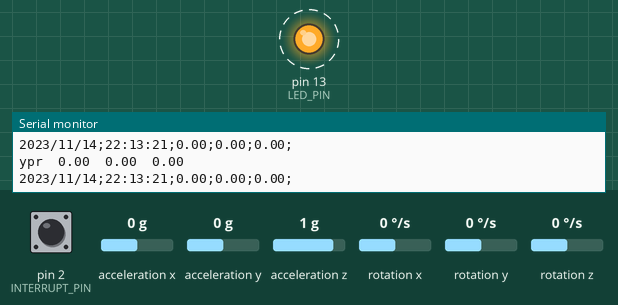
The sketch below on a simulated Arduino Nano, built with avr-gcc and run on an emulated ATmega328P. Shown: output pins drawn as LEDs (lit = HIGH), the last lines printed to the serial monitor. Dashed ring = blinking. The inputs (shaded band) are chosen by the test bench; at power-on: acceleration x 0 g, acceleration y 0 g, acceleration z 1 g, pin 2 (INTERRUPT_PIN) LOW, rotation x 0 °/s, rotation y 0 °/s, rotation z 0 °/s. The local clock reads 2024-03-15 10:24:30 at power-on unless the sketch sets it; the sensor or clock chip raises its interrupt line as the real part does.

Above: at 1.78 s.
1.8 s: acceleration x set to -1.4 g
7.8 s: acceleration y set to -1.4 g
At 7.8 s:
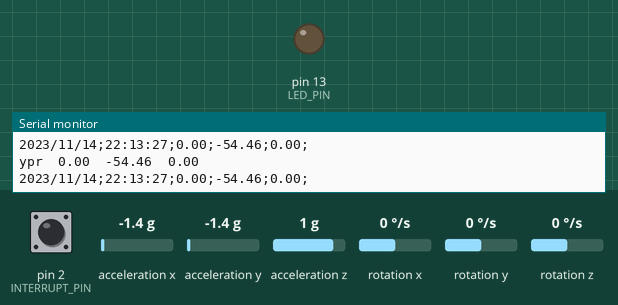
16.8 s: acceleration z set to -1.4 g
Timing chart, 0 to 20.8 s (numbered marks = the images above; inputs shaded):
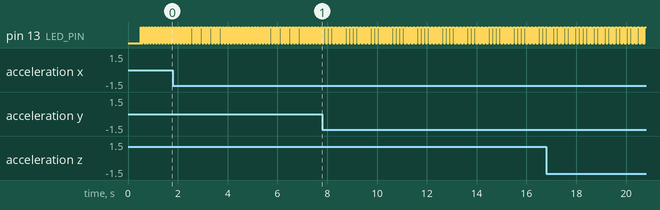

Measured:
- by itself, pin 13 (LED_PIN): alternates HIGH for 0.07 s and LOW for 0.07 s

The sketch:

program.ino
```cpp
//====================================================
// Ingineering Project | TPS x Alcatel Lucent | 2023 |
//====================================================


/*====================================================
  This files contains the code that should be flashed
  on an Arduino Nano in order to collect road data.
  ====================================================*/

// Libraries =========================================

#include "I2Cdev.h"
#include "MPU6050_6Axis_MotionApps20.h"
#if I2CDEV_IMPLEMENTATION == I2CDEV_ARDUINO_WIRE
#include "Wire.h"
#endif

#include <SoftwareSerial.h>
#include <Wire.h>
#include <Adafruit_Sensor.h>
#include <Adafruit_HMC5883_U.h>

#include <SPI.h>
#include <SD.h>

#include <Wire.h>
#include <TimeLib.h>
#include <DS1307RTC.h>

// RTC ===============================================
tmElements_t tm;
const char *monthName[12] = {
  "Jan", "Feb", "Mar", "Apr", "May", "Jun",
  "Jul", "Aug", "Sep", "Oct", "Nov", "Dec"
};

bool getTime(const char *str)
{
  int Hour, Min, Sec;

  if (sscanf(str, "%d:%d:%d", &Hour, &Min, &Sec) != 3) return false;
  tm.Hour = Hour;
  tm.Minute = Min;
  tm.Second = Sec;
  return true;
}

bool getDate(const char *str)
{
  char Month[12];
  int Day, Year;
  uint8_t monthIndex;

  if (sscanf(str, "%s %d %d", Month, &Day, &Year) != 3) return false;
  for (monthIndex = 0; monthIndex < 12; monthIndex++) {
    if (strcmp(Month, monthName[monthIndex]) == 0) break;
  }
  if (monthIndex >= 12) return false;
  tm.Day = Day;
  tm.Month = monthIndex + 1;
  tm.Year = CalendarYrToTm(Year);
  return true;
}

// GPS ================================================
#define swsTX 5
#define swsRX 4
SoftwareSerial GPS(swsTX, swsRX);
//Adafruit_HMC5883_Unified mag = Adafruit_HMC5883_Unified(12345);

/*void displaySensorDetails(void)
  {
  sensor_t sensor;
  mag.getSensor(&sensor);
  Serial.println("------------------------------------");
  Serial.print  ("Sensor:       "); Serial.println(sensor.name);
  Serial.print  ("Driver Ver:   "); Serial.println(sensor.version);
  Serial.print  ("Unique ID:    "); Serial.println(sensor.sensor_id);
  Serial.print  ("Max Value:    "); Serial.print(sensor.max_value); Serial.println(" uT");
  Serial.print  ("Min Value:    "); Serial.print(sensor.min_value); Serial.println(" uT");
  Serial.print  ("Resolution:   "); Serial.print(sensor.resolution); Serial.println(" uT");
  Serial.println("------------------------------------");
  Serial.println("");
  delay(500);
  }*/

// IMU ===============================================
/*====================================================
  NOTE: In addition to connection 5v, GND, SDA, and
  SCL, this sketch depends on the MPU-6050's INT pin
  being connected to the Arduino's external interrupt
  #0 pin.
  On the Arduino Nano, this is digital I/O pin 2.
  ====================================================*/

MPU6050 mpu; // Default adresses: AD0 low = 0x68, AD0 high = 0x69
#define INTERRUPT_PIN 2
#define LED_PIN 13
bool blinkState = false;
// MPU control/status vars
bool dmpReady = false;  // set true if DMP init was successful
uint8_t mpuIntStatus;   // holds actual interrupt status byte from MPU
uint8_t devStatus;      // return status after each device operation (0 = success, !0 = error)
uint16_t packetSize;    // expected DMP packet size (default is 42 bytes)
uint16_t fifoCount;     // count of all bytes currently in FIFO
uint8_t fifoBuffer[64]; // FIFO storage buffer
// Orientation/motion vars
Quaternion q;           // [w, x, y, z]         quaternion container
VectorInt16 aa;         // [x, y, z]            accel sensor measurements
VectorInt16 aaReal;     // [x, y, z]            gravity-free accel sensor measurements
VectorInt16 aaWorld;    // [x, y, z]            world-frame accel sensor measurements
VectorFloat gravity;    // [x, y, z]            gravity vector
float euler[3];         // [psi, theta, phi]    Euler angle container
float ypr[3];           // [yaw, pitch, roll]   yaw/pitch/roll container and gravity vector
// Interruption detection routine
volatile bool mpuInterrupt = false; // indicates whether MPU interrupt pin has gone high
void dmpDataReady() {
  mpuInterrupt = true;
}
// Output
//#define OUTPUT_READABLE_QUATERNION // quaternion components
//#define OUTPUT_READABLE_EULER // Euler angles (in degree) (http://en.wikipedia.org/wiki/Gimbal_lock)
#define OUTPUT_READABLE_YAWPITCHROLL // Yaw/Pitch/Roll angles (in degree, also requires gravity vector calculations) (http://en.wikipedia.org/wiki/Gimbal_lock)
//#define OUTPUT_READABLE_REALACCEL // Acceleration components with gravity removed (not compensadted for orientation)
//#define OUTPUT_READABLE_WORLDACCEL // Acceleration components with gravity removed and adjusted for the world frame of reference (yaw is relative to initial orientation, since no magnetometer is present in this case)

// Button =============================================
const int buttonPin = 2; // Maybe 2 is not compatible with IMU
int buttonState = 0;
int previousButtonState = 0;

// SD Card ============================================
File dataFile;
#define CS 10
int recordingState = 0; // 0 => not using the SD card

//====================================================
// Initial Set-up ====================================
//====================================================

void setup() {
  // I2C Bus ======================================
  // Join I2C bus (I2Cdev library doesn't do this automatically)
#if I2CDEV_IMPLEMENTATION == I2CDEV_ARDUINO_WIRE
  Wire.begin();
  Wire.setClock(400000); // 400kHz I2C clock. Comment this line if having compilation difficulties
#elif I2CDEV_IMPLEMENTATION == I2CDEV_BUILTIN_FASTWIRE
  Fastwire::setup(400, true);
#endif

  // Serial ========================================
  Serial.begin(9600);
  // Serial.begin(115200);
  while (!Serial) {
    ; // wait for serial port to connect. Needed for native USB port only
  }

  // RTC ===========================================
  bool parse = false;
  bool config = false;
  // Get the date and time
  if (getDate(__DATE__) && getTime(__TIME__)) {
    parse = true;
    // Configure RTC
    if (RTC.write(tm)) {
      config = true;
    }
  }
  if (!(parse && config)) {
    Serial.println("ERROR: RTC");
  }

  // GPS ===========================================
  // GPS
  GPS.begin(9600);
  // Magnetometer
  /*if (!mag.begin())
  {
    Serial.println("ERROR: magnetometer");
    while (1);
  }
  // displaySensorDetails();*/

  // IMU ===========================================
  // Initialize device
  mpu.initialize();
  pinMode(INTERRUPT_PIN, INPUT);
  if (!mpu.testConnection()) {
    Serial.println("ERROR: IMU");
  }

  // Wait for ready (BUTTON IN THE FUTURE) =========
  /*Serial.println(F("\nSend any character to begin DMP programming and demo: "));
    while (Serial.available() && Serial.read()); // empty buffer
    while (!Serial.available());                 // wait for data
    while (Serial.available() && Serial.read()); // empty buffer again*/

  // DMP (Digital Motion Processor) from IMU =======
  // Load DMP
  devStatus = mpu.dmpInitialize();
  // Configure with your own gyro offsets here, scaled for min sensitivity
  mpu.setXGyroOffset(220);
  mpu.setYGyroOffset(76);
  mpu.setZGyroOffset(-85);
  mpu.setZAccelOffset(1788); // 1688 factory default for my test chip
  // Working test (0 => OK)
  if (devStatus == 0) {
    // Calibration Time: generate offsets and calibrate our MPU6050
    // mpu.CalibrateAccel(6); // ???
    mpu.CalibrateGyro(6);
    mpu.PrintActiveOffsets();
    // Turn on the DMP
    mpu.setDMPEnabled(true);
    // Enable Arduino interrupt detection
    /*Serial.print("Enabling interrupt detection (Arduino external interrupt ");
    Serial.print(digitalPinToInterrupt(INTERRUPT_PIN));
    Serial.println(")");*/
    attachInterrupt(digitalPinToInterrupt(INTERRUPT_PIN), dmpDataReady, RISING);
    mpuIntStatus = mpu.getIntStatus();
    // Set DMP Ready flag
    dmpReady = true;
    // Get expected DMP packet size for later comparison
    packetSize = mpu.dmpGetFIFOPacketSize();
  } else {
    // ERROR!
    // 1 = initial memory load failed
    // 2 = DMP configuration updates failed
    // (if it's going to break, usually the code will be 1)
    Serial.print("ERROR: DMP (code ");
    Serial.print(devStatus);
    Serial.println(")");
  }
  // configure LED for output
  pinMode(LED_PIN, OUTPUT);

  // Button ========================================
  pinMode(buttonPin, INPUT);

  // SD Card =======================================
  /*if (!SD.begin(CS)) {
    Serial.println(F("ERROR: SD Card initialization failed");
    while (1);
    }
    Serial.println(F("SD Card connexion successful"));*/

  Serial.println("= OK =");
}

//====================================================
// Main Program ======================================
//====================================================

void loop() {
  // If initialisation failed... ===================
  if (!dmpReady) return;

  String dataString = "";

  // RTC ===========================================
  if (RTC.read(tm)) {
    dataString += tmYearToCalendar(tm.Year);
    dataString += "/";
    dataString += String(tm.Month);
    dataString += "/";
    dataString += String(tm.Day);
    dataString += ";";
    dataString += String(tm.Hour);
    dataString += ":";
    dataString += String(tm.Minute);
    dataString += ":";
    dataString += String(tm.Second);
    dataString += ";";
  } else {
    if (RTC.chipPresent()) {
      Serial.println(F("ERROR: RTC stopped"));
    } else {
      Serial.println(F("ERROR: RTC disconnected"));
    }
  }

  // GPS ===========================================
  if (GPS.available() > 0) {
    dataString += String(GPS.read());
    dataString += ";";
  }
  // Get a new sensor event
  /*sensors_event_t event;
  mag.getEvent(&event);*/

  // Display the results (magnetic vector values are in micro-Tesla (uT))
  /*Serial.print("X: "); Serial.print(event.magnetic.x); Serial.print("  ");
    Serial.print("Y: "); Serial.print(event.magnetic.y); Serial.print("  ");
    Serial.print("Z: "); Serial.print(event.magnetic.z); Serial.print("  "); Serial.println("uT");*/

  // Compute heading angle (taking into account the declination angle)
  /*float heading = atan2(event.magnetic.y, event.magnetic.x);
  float declinationAngle = (2.5333 * M_PI) / 180;
  heading += declinationAngle;
  if (heading < 0)
    heading += 2 * PI;
  if (heading > 2 * PI)
    heading -= 2 * PI;
  float headingDegrees = heading * 180 / M_PI;
  dataString += String(headingDegrees);
  dataString += ";";*/

  // IMU ===========================================
  // Read the latest packet from FIFO
  if (mpu.dmpGetCurrentFIFOPacket(fifoBuffer)) {
#ifdef OUTPUT_READABLE_QUATERNION
    // Display quaternion values in easy matrix form: w x y z
    mpu.dmpGetQuaternion(&q, fifoBuffer);
    Serial.print("quat\t");
    Serial.print(q.w);
    Serial.print("\t");
    Serial.print(q.x);
    Serial.print("\t");
    Serial.print(q.y);
    Serial.print("\t");
    Serial.println(q.z);
#endif

#ifdef OUTPUT_READABLE_EULER
    // Display Euler angles in degrees
    mpu.dmpGetQuaternion(&q, fifoBuffer);
    mpu.dmpGetEuler(euler, &q);
    Serial.print("euler\t");
    Serial.print(euler[0] * 180 / M_PI);
    Serial.print("\t");
    Serial.print(euler[1] * 180 / M_PI);
    Serial.print("\t");
    Serial.println(euler[2] * 180 / M_PI);
#endif

#ifdef OUTPUT_READABLE_YAWPITCHROLL
    // Display Euler angles in degrees
    mpu.dmpGetQuaternion(&q, fifoBuffer);
    mpu.dmpGetGravity(&gravity, &q);
    mpu.dmpGetYawPitchRoll(ypr, &q, &gravity);
    Serial.print("ypr\t");
    Serial.print(ypr[0] * 180 / M_PI);
    dataString += String(ypr[0] * 180 / M_PI);
    dataString += ";";
    Serial.print("\t");
    Serial.print(ypr[1] * 180 / M_PI);
    dataString += String(ypr[1] * 180 / M_PI);
    dataString += ";";
    Serial.print("\t");
    Serial.println(ypr[2] * 180 / M_PI);
    dataString += String(ypr[2] * 180 / M_PI);
    dataString += ";";
#endif

#ifdef OUTPUT_READABLE_REALACCEL
    // Display real acceleration, adjusted to remove gravity
    mpu.dmpGetQuaternion(&q, fifoBuffer);
    mpu.dmpGetAccel(&aa, fifoBuffer);
    mpu.dmpGetGravity(&gravity, &q);
    mpu.dmpGetLinearAccel(&aaReal, &aa, &gravity);
    Serial.print("areal\t");
    Serial.print(aaReal.x);
    Serial.print("\t");
    Serial.print(aaReal.y);
    Serial.print("\t");
    Serial.println(aaReal.z);
#endif

#ifdef OUTPUT_READABLE_WORLDACCEL
    // Display initial world-frame acceleration, adjusted to remove gravity
    // and rotated based on known orientation from quaternion
    mpu.dmpGetQuaternion(&q, fifoBuffer);
    mpu.dmpGetAccel(&aa, fifoBuffer);
    mpu.dmpGetGravity(&gravity, &q);
    mpu.dmpGetLinearAccel(&aaReal, &aa, &gravity);
    mpu.dmpGetLinearAccelInWorld(&aaWorld, &aaReal, &q);
    Serial.print("aworld\t");
    Serial.print(aaWorld.x);
    Serial.print("\t");
    Serial.print(aaWorld.y);
    Serial.print("\t");
    Serial.println(aaWorld.z);
#endif

    // Blink LED to indicate activity
    blinkState = !blinkState;
    digitalWrite(LED_PIN, blinkState);
  }

  // Button ========================================
  buttonState = digitalRead(buttonPin);
  if (buttonState != previousButtonState) {
    if (buttonState == LOW) { // The button went from on to off (released)
      recordingState = (recordingState == 0); // Change recordingState
      Serial.println("BUTTON RELEASED");
    }
  }

  // SD Card =======================================
  Serial.println(dataString);
  /*if (recordingState != 0) {
    dataFile = SD.open("data.txt", FILE_WRITE);
    if (dataFile) {
      dataFile.println(dataString);
      dataFile.close(); // Test -> open/close file only when button is pushed
      Serial.println(dataString); // For testing purpose only
    }
    else {
      Serial.println("Error: unable to open data.txt");
    }
    }*/
}
```
